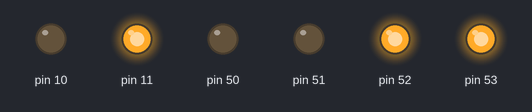
This sketch was run on a simulated Arduino Mega 2560, built with avr-gcc and run on an emulated ATmega2560. Parts: output pins drawn as LEDs (lit = HIGH).

Above: at 0.11 s.
At 1.28 s:
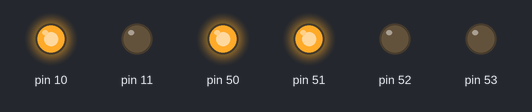
At 1.71 s:
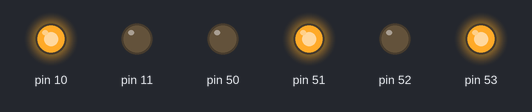
At 2.31 s:
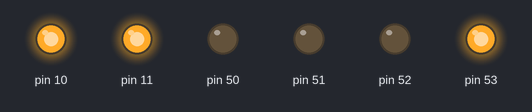
At 3.48 s:
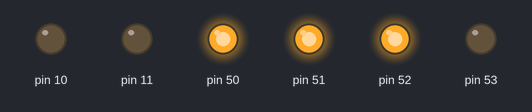
At 5.28 s:
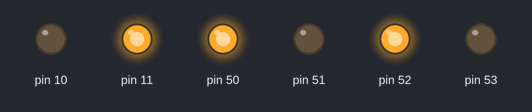
Timing chart, 0 to 5.6 s (numbered marks = the images above):
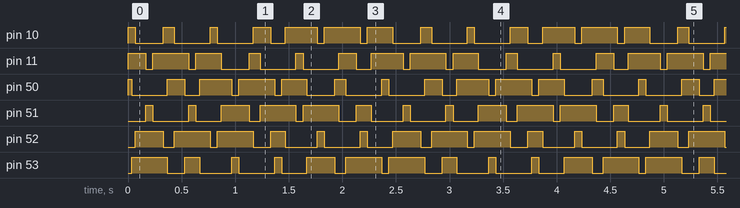

Measured:
- by itself, pin 10: repeats every 2.4 s: HIGH 0.10 s, LOW 0.33 s, HIGH 0.07 s, LOW 0.33 s, HIGH 0.16 s, LOW 0.14 s, HIGH 0.30 s, LOW 0.07 s, HIGH 0.33 s, LOW 0.07 s, HIGH 0.24 s, LOW 0.26 s
- by itself, pin 11: repeats every 2.4 s: HIGH 0.33 s, LOW 0.07 s, HIGH 0.24 s, LOW 0.26 s, HIGH 0.10 s, LOW 0.33 s, HIGH 0.07 s, LOW 0.33 s, HIGH 0.16 s, LOW 0.14 s, HIGH 0.30 s, LOW 0.07 s
- by itself, everything shown: repeats every 2.4 s, in 24 steps

The sketch:

PWMmillis.ino
```cpp
const uint16_t t_load = 40536;

const uint16_t t1_compA = 42598;
const uint16_t t1_compB = 63473;

const uint16_t t3_compA = 44848;
const uint16_t t3_compB = 61223;

const uint16_t t4_compA = 50973;
const uint16_t t4_compB = 55093;

const uint16_t t5_compA = 48723;
const uint16_t t5_compB = 57348;


int sector = 1;

void setup() {
  DDRB = B00111111;   //Output mode
  PORTB = B00000000;  // digital pins -,-,13,12,11,10,9,8
  Serial.begin(9600);

  //  ***** Timer 1 *****
  //  Reset Timer1 Control RegA
  TCCR1A = 0;
  TCCR1B = 0;

  //  Set to prescaler
  TCCR1B |= (1 << CS12);
  TCCR1B &= ~(1 << CS11);
  TCCR1B &= ~(1 << CS10);

  //  Reset Timer1 and set compare value
  TCNT1 = t_load;
  OCR1A = t1_compA;
  OCR1B = t1_compB;

  bitSet(TIMSK1, 1);      //TC1 Compare Match A interrupt is enabled
  bitSet(TIMSK1, 2);      //TC1 Compare Match B interrupt is enabled
  bitSet(TIMSK1, TOIE1);  // enable Timer1 overflow interrupt:

  //  ***** Timer 3 *****
  //  Reset Timer3 Control Reg
  TCCR3A = 0;
  TCCR3B = 0;

  //  Set to prescaler
  TCCR3B |= (1 << CS32);
  TCCR3B &= ~(1 << CS31);
  TCCR3B &= ~(1 << CS30);

  //  Reset Timer3 and set compare value
  TCNT3 = t_load;
  OCR3A = t3_compA;
  OCR3B = t3_compB;

  bitSet(TIMSK3, 1);      //TC3 Compare Match A interrupt is enabled
  bitSet(TIMSK3, 2);      //TC3 Compare Match B interrupt is enabled
  bitSet(TIMSK3, TOIE3);  // enable Timer3 overflow interrupt:


  //  ***** Timer 4 *****
  //  Reset Timer4 Control Reg
  TCCR4A = 0;
  TCCR4B = 0;

  //  Set to prescaler
  TCCR4B |= (1 << CS42);
  TCCR4B &= ~(1 << CS41);
  TCCR4B &= ~(1 << CS40);

  //  Reset Timer4 and set compare value
  TCNT4 = t_load;
  OCR4A = t4_compA;
  OCR4B = t4_compB;

  bitSet(TIMSK4, 1);      //TC4 Compare Match A interrupt is enabled
  bitSet(TIMSK4, 2);      //TC4 Compare Match B interrupt is enabled
  bitSet(TIMSK4, TOIE4);  // enable Timer1 overflow interrupt:


  //  ***** Timer 5 *****
  //  Reset Timer5 Control Reg
  TCCR5A = 0;
  TCCR5B = 0;

  //  Set to prescaler 256
  TCCR5B |= (1 << CS52);
  TCCR5B &= ~(1 << CS51);
  TCCR5B &= ~(1 << CS50);

  //  Reset Timer4 and set compare value
  TCNT5 = t_load;
  OCR5A = t5_compA;
  OCR5B = t5_compB;

  bitSet(TIMSK5, 1);      //TC4 Compare Match A interrupt is enabled
  bitSet(TIMSK5, 2);      //TC4 Compare Match B interrupt is enabled
  bitSet(TIMSK5, TOIE5);  // enable Timer1 overflow interrupt:

  //  enable global interrupts
  sei();
  bitSet(PORTB, 3); //S4
  bitSet(PORTB, 4); //S6
  bitSet(PORTB, 5); //S2
}

void loop() {
  // put your main code here, to run repeatedly:
  if (sector == 7) {
    sector = 1;
  }
  //  uncomment this for Waveforms on serial plotter
//  Serial.print(bitRead(PORTB, 0) + 7.5);
//  Serial.print(',');
//  Serial.print(bitRead(PORTB, 1) + 6);
//  Serial.print(',');
//  Serial.print(bitRead(PORTB, 2) + 4.5);
//  Serial.print(',');
//  Serial.print(bitRead(PORTB, 3) + 3);
//  Serial.print(',');
//  Serial.print(bitRead(PORTB, 4) + 1.5);
//  Serial.print(',');
//  Serial.println(bitRead(PORTB, 5));
//  delay(10);
}

ISR(TIMER1_COMPA_vect) {
  //  Serial.print("TIMER1 COMPA:  ");
  //  Serial.println(millis());
  switch (sector) {
    case 1:
      bitClear(PORTB, 3); //S4
      bitSet(PORTB, 0); //S1
      break;
    case 2:
      bitClear(PORTB, 4); //S6
      bitSet(PORTB, 1); //S3
      break;
    case 3:
      bitClear(PORTB, 4); //S6
      bitSet(PORTB, 1); //S3
      break;
    case 4:
      bitClear(PORTB, 5); //S2
      bitSet(PORTB, 2); //S5
      break;
    case 5:
      bitClear(PORTB, 5); //S2
      bitSet(PORTB, 2); //S5
      break;
    case 6:
      bitClear(PORTB, 3); //S4
      bitSet(PORTB, 0); //S1
      break;
  }
}

ISR(TIMER1_COMPB_vect) {
  //  Serial.print("TIMER1 COMPB:  ");
  //  Serial.println(millis());
  switch (sector) {
    case 1:
      bitClear(PORTB, 0); //S1
      bitSet(PORTB, 3); //S4
      break;
    case 2:
      bitClear(PORTB, 1); //S3
      bitSet(PORTB, 4); //S6
      break;
    case 3:
      bitClear(PORTB, 1); //S3
      bitSet(PORTB, 4); //S6
      break;
    case 4:
      bitClear(PORTB, 2); //S5
      bitSet(PORTB, 5); //S2
      break;
    case 5:
      bitClear(PORTB, 2); //S5
      bitSet(PORTB, 5); //S2
      break;
    case 6:
      bitClear(PORTB, 0); //S1
      bitSet(PORTB, 3); //S4
      break;
  }
}

ISR(TIMER1_OVF_vect) {      // interrupt overflow routine
  // preload timer
  //  Serial.print("TIMER1 OVF:    ");
  //  Serial.println(millis());
  //  Serial.print("SECTOR:");
  //  Serial.println(sector);
  //  Serial.println("");
  sector += 1;
  TCNT1 = t_load;
  TCNT3 = t_load;
  TCNT4 = t_load;
  TCNT5 = t_load;
}

ISR(TIMER3_COMPA_vect) {
  //  Serial.print("TIMER3 COMPA:  ");
  //  Serial.println(millis());
  switch (sector) {
    case 1:
      bitClear(PORTB, 4); //S6
      bitSet(PORTB, 1); //S3
      break;
    case 2:
      break;
    case 3:
      bitClear(PORTB, 5); //S2
      bitSet(PORTB, 2); //S5
      break;
    case 4:
      break;
    case 5:
      bitClear(PORTB, 3); //S4
      bitSet(PORTB, 0); //S1
      break;
    case 6:
      break;
  }
}

ISR(TIMER3_COMPB_vect) {
  //  Serial.print("TIMER3 COMPB:  ");
  //  Serial.println(millis());
  switch (sector) {
    case 1:
      bitClear(PORTB, 1); //S3
      bitSet(PORTB, 4); //S6
      break;
    case 2:
      break;
    case 3:
      bitClear(PORTB, 2); //S5
      bitSet(PORTB, 5); //S2
      break;
    case 4:
      break;
    case 5:
      bitClear(PORTB, 0); //S1
      bitSet(PORTB, 3); //S4
      break;
    case 6:
      break;
  }
}

ISR(TIMER3_OVF_vect) {      // interrupt overflow routine
  // preload timer
  //  Serial.print("TIMER3 OVF:    ");
  //  Serial.println(millis());
  //  Serial.print("SECTOR:");
  //  Serial.println(sector);
  //  Serial.println("");
  //  TCNT3 = t_load;
}

ISR(TIMER4_COMPA_vect) {
  //  Serial.print("TIMER4 COMPA:  ");
  //  Serial.println(millis());
  switch (sector) {
    case 1:
      bitClear(PORTB, 5); //S2
      bitSet(PORTB, 2); //S5
      break;
    case 2:
      bitClear(PORTB, 5); //S2
      bitSet(PORTB, 2); //S5
      break;
    case 3:
      bitClear(PORTB, 3); //S4
      bitSet(PORTB, 0); //S1
      break;
    case 4:
      bitClear(PORTB, 3); //S4
      bitSet(PORTB, 0); //S1
      break;
    case 5:
      bitClear(PORTB, 4); //S6
      bitSet(PORTB, 1); //S3
      break;
    case 6:
      bitClear(PORTB, 4); //S6
      bitSet(PORTB, 1); //S3
      break;
  }
}

ISR(TIMER4_COMPB_vect) {
  //  Serial.print("TIMER4 COMPB:  ");
  //  Serial.println(millis());
  switch (sector) {
    case 1:
      bitClear(PORTB, 2); //S5
      bitSet(PORTB, 5); //S2
      break;
    case 2:
      bitClear(PORTB, 2); //S5
      bitSet(PORTB, 5); //S2
      break;
    case 3:
      bitClear(PORTB, 0); //S1
      bitSet(PORTB, 3); //S4
      break;
    case 4:
      bitClear(PORTB, 0); //S1
      bitSet(PORTB, 3); //S4
      break;
    case 5:
      bitClear(PORTB, 1); //S3
      bitSet(PORTB, 4); //S6
      break;
    case 6:
      bitClear(PORTB, 1); //S3
      bitSet(PORTB, 4); //S6
      break;
  }
}

ISR(TIMER4_OVF_vect) {      // interrupt overflow routine
  // preload timer
  //  Serial.print("TIMER4 OVF:    ");
  //  Serial.println(millis());
  //  Serial.print("SECTOR:");
  //  Serial.println(sector);
  //  Serial.println("");
  //  TCNT4 = t_load;
}

ISR(TIMER5_COMPA_vect) {
  //  Serial.print("TIMER5 COMPA:  ");
  //  Serial.println(millis());
  switch (sector) {
    case 1:
      break;
    case 2:
      bitClear(PORTB, 3); //S4
      bitSet(PORTB, 0); //S1
      break;
    case 3:
      break;
    case 4:
      bitClear(PORTB, 4); //S6
      bitSet(PORTB, 1); //S3
      break;
    case 5:
      break;
    case 6:
      bitClear(PORTB, 5); //S2
      bitSet(PORTB, 2); //S5
      break;
  }
}

ISR(TIMER5_COMPB_vect) {
  //  Serial.print("TIMER5 COMPB:  ");
  //  Serial.println(millis());
  switch (sector) {
    case 1:
      break;
    case 2:
      bitClear(PORTB, 0); //S1
      bitSet(PORTB, 3); //S4
      break;
    case 3:
      break;
    case 4:
      bitClear(PORTB, 1); //S3
      bitSet(PORTB, 4); //S6
      break;
    case 5:
      break;
    case 6:
      bitClear(PORTB, 2); //S5
      bitSet(PORTB, 5); //S2
      break;
  }
}

ISR(TIMER5_OVF_vect) {      // interrupt overflow routine
  // preload timer
  //  Serial.print("TIMER5 OVF:    ");
  //  Serial.println(millis());
  //  Serial.print("SECTOR:");
  //  Serial.println(sector);
  //  Serial.println("");
  //  TCNT5 = t_load;
}
```
